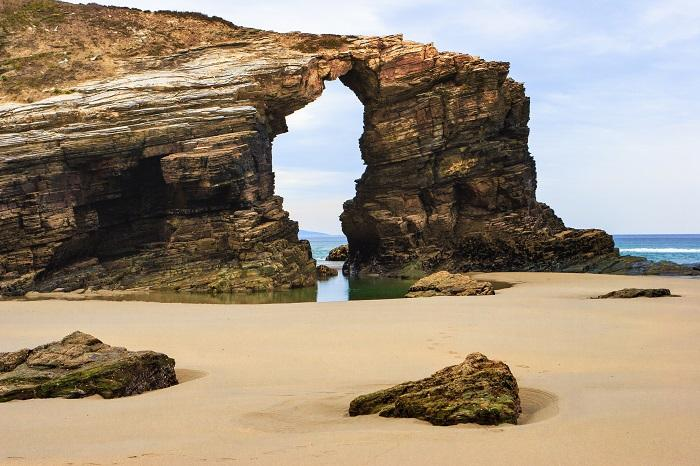
#> input picture 2.png, 700 x 466 px
$ jupyter execute erosionPractica.ipynb
#> lines starting #> are read from the running program, lines starting #| are printed output that depends on the picture; after the words box and inside, x2 and y2 are one past the last pixel; in counts of white or black regions, pixels touching at a corner belong together
TRANSFORMADA HIT-OR-MISS

[cell 1]
import cv2
import numpy as np
import matplotlib.pyplot as plt

imagen = cv2.imread('2.png', cv2.IMREAD_GRAYSCALE)
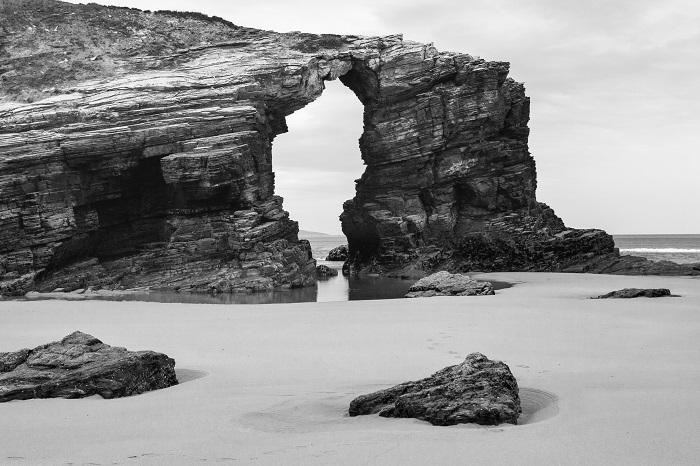
#> imagen: shape (466, 700); min 0, max 255, mean 144.3

_, img_binaria = cv2.threshold(imagen, 127, 255, cv2.THRESH_BINARY)
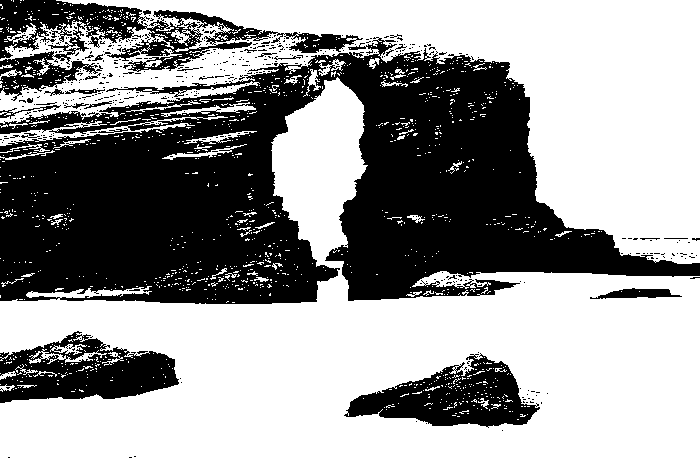
#> img_binaria: shape (466, 700); 60.3% white; 487 black regions (461 under 20 px), largest, box (x1, y1, x2, y2) and area: (0, 37, 700, 304) 101275, (0, 0, 363, 101) 10723, (0, 331, 179, 403) 7496

# Elemento estructurante para Hit-or-Miss
kernel1 = np.array([[0,1,0],
                    [1,1,1],
                    [0,1,0]], dtype=np.uint8)

hitormiss = cv2.morphologyEx(img_binaria, cv2.MORPH_HITMISS, kernel1)
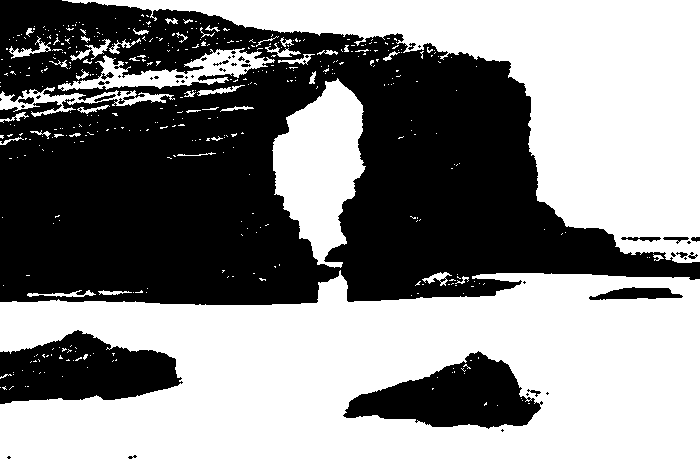
#> hitormiss: shape (466, 700); 54.2% white; 47 black regions (30 under 20 px), largest, box (x1, y1, x2, y2) and area: (0, 0, 700, 305) 130338, (0, 330, 183, 404) 9030, (343, 351, 543, 429) 8549

plt.figure(figsize=(10,5))
plt.subplot(1, 3, 1)
plt.title("Imagen Original")
plt.imshow(imagen, cmap='gray')
plt.axis("off")

plt.subplot(1, 3, 2)
plt.title("Imagen Binaria")
plt.imshow(img_binaria, cmap='gray')
plt.axis("off")

plt.subplot(1, 3, 3)
plt.title("Hit-or-Miss")
plt.imshow(hitormiss, cmap='gray')
plt.axis("off")

plt.show()

TRANFORMACIONES GEODESICAS

Erosión , Dilatación


[cell 2]
import cv2
import numpy as np
import matplotlib.pyplot as plt
from skimage.morphology import reconstruction

imagen = cv2.imread('2.png', cv2.IMREAD_GRAYSCALE)

_, imgBin = cv2.threshold(imagen, 0, 255, cv2.THRESH_BINARY + cv2.THRESH_OTSU)
#> imgBin: shape (466, 700); 59.8% white; 448 black regions (421 under 20 px), largest, box (x1, y1, x2, y2) and area: (0, 37, 700, 304) 102070, (0, 0, 363, 101) 11240, (0, 331, 182, 403) 7660
imgBin_bool = imgBin.astype(bool)
img2 = np.copy(imgBin_bool)
mask = imgBin_bool

# Erosión geodésica
ero_geodesica = reconstruction(img2, mask, method='erosion')
# Dilatación geodésica
dila_geodesica = reconstruction(img2, mask, method='dilation')

plt.figure(figsize=(10,5))

plt.subplot(1, 4, 1)
plt.title("Imagen Original")
plt.imshow(imagen, cmap='gray')
plt.axis("off")

plt.subplot(1, 4, 2)
plt.title("Imagen Binaria")
plt.imshow(imgBin, cmap='gray')
plt.axis("off")

plt.subplot(1, 4, 3)
plt.title("Erosión Geodésica")
plt.imshow(ero_geodesica, cmap='gray')
plt.axis("off")

plt.subplot(1, 4, 4)
plt.title("Dilatación Geodésica")
plt.imshow(dila_geodesica, cmap='gray')
plt.axis("off")

plt.show()

Iteracion Con For

[cell 3]
import cv2
import numpy as np
import matplotlib.pyplot as plt
from skimage.data import checkerboard

imagen = np.zeros((300, 300), dtype=np.uint8)
imagen = cv2.circle(imagen, (200, 100), 40, 255, -1)
imagen = cv2.rectangle(imagen, (50, 50), (100, 100), 255, -1)
imagen = cv2.line(imagen, (250, 50), (280, 200), 255, 10)

check = checkerboard() > 8.5
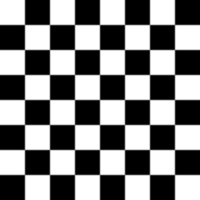
#> input picture skimage.data.checkerboard(), 200 x 200 px
#> check: shape (200, 200) bool; 56.8% white; 32 black regions, largest, box (x1, y1, x2, y2) and area: (176, 0, 200, 24) 576, (0, 176, 24, 200) 576, (26, 0, 49, 24) 552
check = check.astype(np.uint8) * 255

plt.figure(figsize=(10, 5))
plt.subplot(1, 2, 1)
plt.imshow(imagen, cmap='gray')
plt.title('Figuras Geométricas')
plt.axis('off')

plt.subplot(1, 2, 2)
plt.imshow(check, cmap='gray')
plt.title('Checkerboard')
plt.axis('off')
plt.show()
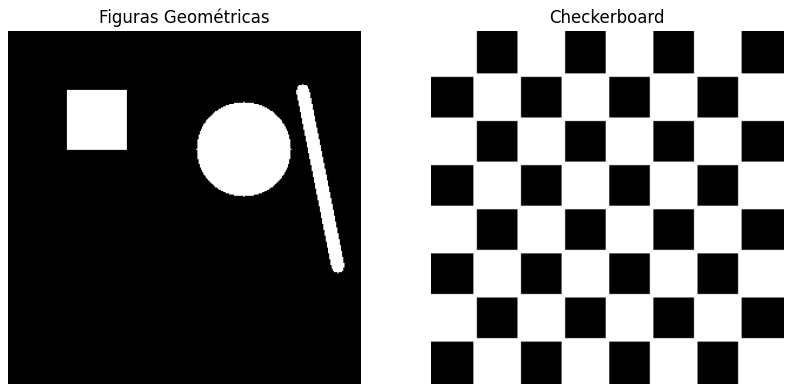
#> figure drawn by matplotlib, 2 panels

kernel_ellipse = cv2.getStructuringElement(cv2.MORPH_ELLIPSE, (9, 9))
# Erosión y dilatación con distintos iterationes
plt.figure(figsize=(15, 6))
for i, it in enumerate([1, 2, 3]):
    eroded = cv2.erode(imagen, kernel_ellipse, iterations=it)
    dilated = cv2.dilate(imagen, kernel_ellipse, iterations=it)


    plt.subplot(2, 3, i + 1)
    plt.imshow(eroded, cmap='gray')
    plt.title(f'Erode Ellipse (iter={it})')
    plt.axis('off')

    plt.subplot(2, 3, i + 4)
    plt.imshow(dilated, cmap='gray')
    plt.title(f'Dilate Ellipse (iter={it})')
    plt.axis('off')

plt.show()

kernel_ellipse = cv2.getStructuringElement(cv2.MORPH_ELLIPSE, (9, 9))
# Erosión y dilatación con distintos iterationes
plt.figure(figsize=(15, 6))
for i, it in enumerate([1, 2, 3]):
    eroded = cv2.erode(check, kernel_ellipse, iterations=it)
    dilated = cv2.dilate(check, kernel_ellipse, iterations=it)

    plt.subplot(2, 3, i + 1)
    plt.imshow(eroded, cmap='gray')
    plt.title(f'Erode checkerboard Ellipse (iter={it})')
    plt.axis('off')

    plt.subplot(2, 3, i + 4)
    plt.imshow(dilated, cmap='gray')
    plt.title(f'Dilate checkerboard Ellipse (iter={it})')
    plt.axis('off')
#> this loop made 3 passes
#> pass 1, `dilated = cv2.dilate(check, kernel_ellipse, iterations=it)`:
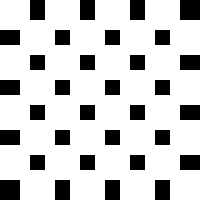
#> dilated: shape (200, 200); 78.9% white; 32 black regions, largest, box (x1, y1, x2, y2) and area: (180, 0, 200, 20) 400, (0, 180, 20, 200) 400, (30, 0, 45, 20) 300

plt.show()
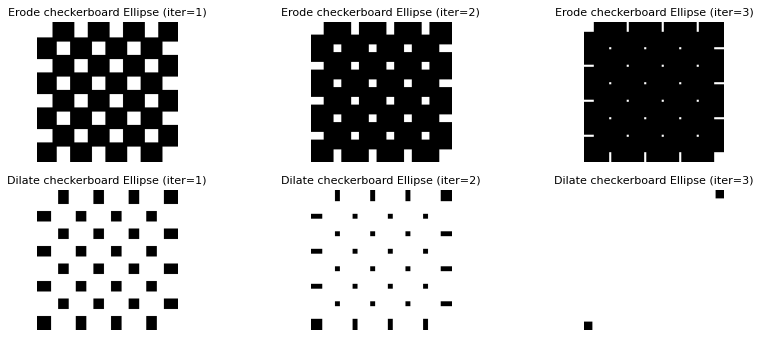
#> figure drawn by matplotlib, 6 panels

kernel_cross = cv2.getStructuringElement(cv2.MORPH_CROSS, (9, 9))
# Erosión y dilatación con distintos iterationes
plt.figure(figsize=(15, 6))
for i, it in enumerate([1, 2, 3]):
    eroded = cv2.erode(imagen, kernel_cross, iterations=it)
    dilated = cv2.dilate(imagen, kernel_cross, iterations=it)

    plt.subplot(2, 3, i + 1)
    plt.imshow(eroded, cmap='gray')
    plt.title(f'Erode Cross (iter={it})')
    plt.axis('off')

    plt.subplot(2, 3, i + 4)
    plt.imshow(dilated, cmap='gray')
    plt.title(f'Dilate Cross (iter={it})')
    plt.axis('off')
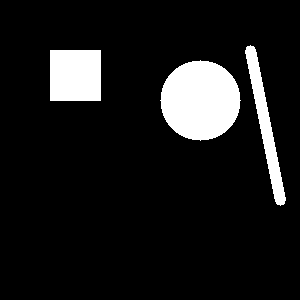
#> imagen: shape (300, 300); 10.5% white; 3 white regions, box (x1, y1, x2, y2) and area: (160, 60, 241, 141) 5025, (50, 50, 101, 101) 2601, (245, 45, 286, 206) 1793

plt.show()

kernel_cross = cv2.getStructuringElement(cv2.MORPH_CROSS, (9, 9))
# Erosión y dilatación con distintos iterationes
plt.figure(figsize=(15, 6))
for i, it in enumerate([1, 2, 3]):
    eroded = cv2.erode(check, kernel_cross, iterations=it)
    dilated = cv2.dilate(check, kernel_cross, iterations=it)

    plt.subplot(2, 3, i + 1)
    plt.imshow(eroded, cmap='gray')
    plt.title(f'Erode checkerboard Cross (iter={it})')
    plt.axis('off')

    plt.subplot(2, 3, i + 4)
    plt.imshow(dilated, cmap='gray')
    plt.title(f'Dilate checkerboard Cross (iter={it})')
    plt.axis('off')
#> this loop made 3 passes
#> pass 1, `eroded = cv2.erode(check, kernel_cross, iterations=it)`:
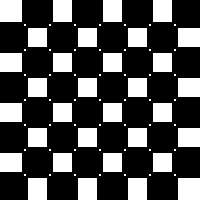
#> eroded: shape (200, 200); 31.7% white; 81 white regions (49 under 20 px), largest, box (x1, y1, x2, y2) and area: (0, 0, 22, 22) 484, (178, 178, 200, 200) 484, (53, 0, 72, 22) 418

plt.show()

kernel_rect = cv2.getStructuringElement(cv2.MORPH_RECT, (9, 9))
# Erosión y dilatación con distintos iterationes
plt.figure(figsize=(15, 6))
for i, it in enumerate([1, 2, 3]):
    eroded = cv2.erode(imagen, kernel_rect, iterations=it)
    dilated = cv2.dilate(imagen, kernel_rect, iterations=it)

    plt.subplot(2, 3, i + 1)
    plt.imshow(eroded, cmap='gray')
    plt.title(f'Erode Rect (iter={it})')
    plt.axis('off')

    plt.subplot(2, 3, i + 4)
    plt.imshow(dilated, cmap='gray')
    plt.title(f'Dilate Rect (iter={it})')
    plt.axis('off')

plt.show()
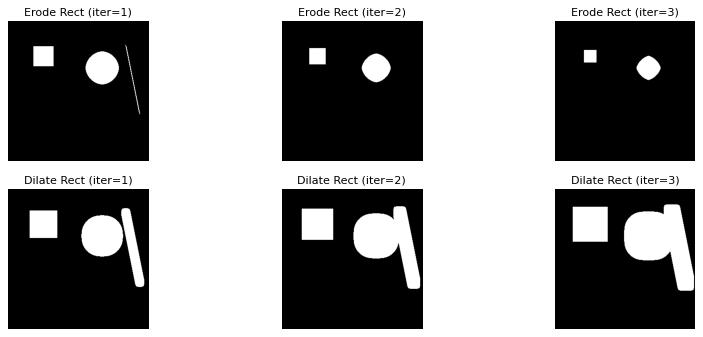
#> figure drawn by matplotlib, 6 panels

kernel_rect = cv2.getStructuringElement(cv2.MORPH_RECT, (9, 9))
# Erosión y dilatación con distintos iterationes
plt.figure(figsize=(15, 6))
for i, it in enumerate([1, 2, 3]):
    eroded = cv2.erode(check, kernel_rect, iterations=it)
    dilated = cv2.dilate(check, kernel_rect, iterations=it)

    plt.subplot(2, 3, i + 1)
    plt.imshow(eroded, cmap='gray')
    plt.title(f'Erode checkerboard Rect (iter={it})')
    plt.axis('off')

    plt.subplot(2, 3, i + 4)
    plt.imshow(dilated, cmap='gray')
    plt.title(f'Dilate checkerboard Rect (iter={it})')
    plt.axis('off')

plt.show()

$ run again, with 3.png copied over 2.png
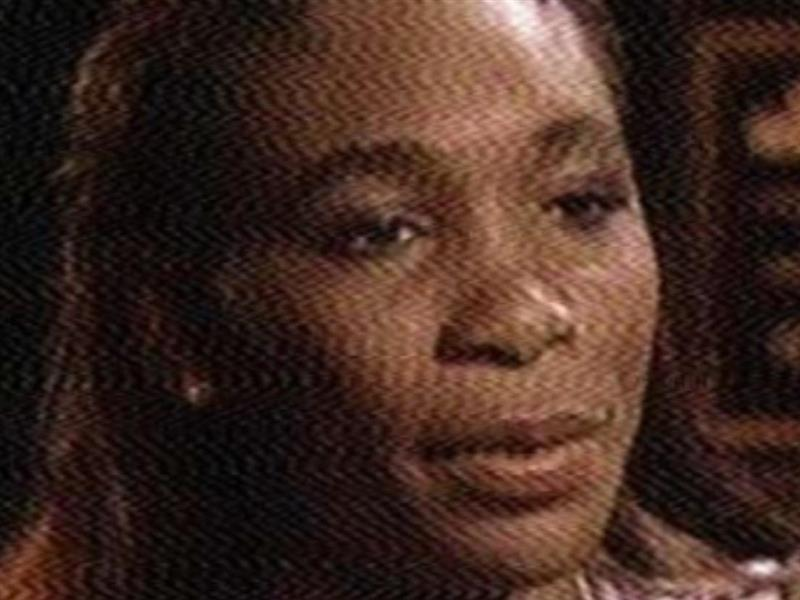
#> input picture 3.png, 800 x 600 px
#> `_, img_binaria = cv2.threshold(imagen, 127, 255, cv2.THRESH_BINARY)`:
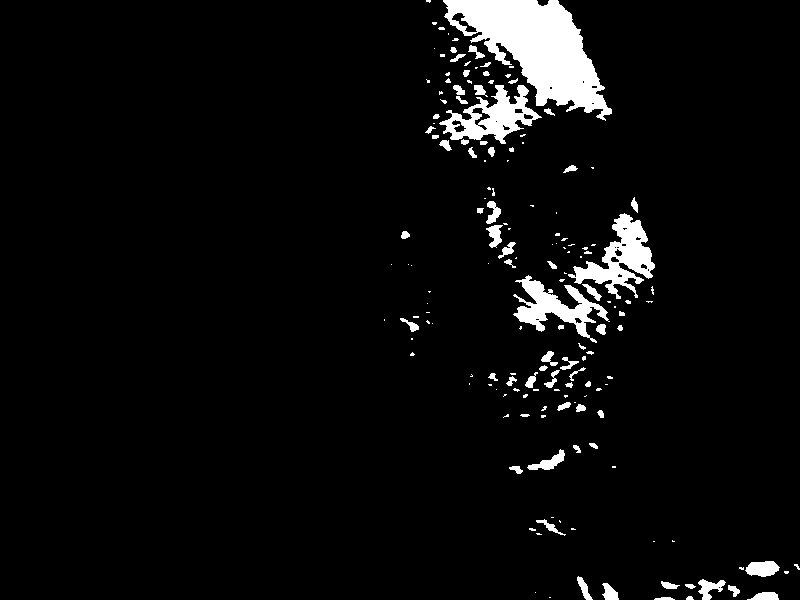
#> img_binaria: shape (600, 800); 4.9% white; 167 white regions (97 under 20 px), largest, box (x1, y1, x2, y2) and area: (443, 0, 612, 121) 9677, (568, 213, 655, 299) 2877, (439, 85, 542, 144) 2539
#> hitormiss: shape (600, 800); 3.8% white; 132 white regions (92 under 20 px), largest, box (x1, y1, x2, y2) and area: (444, 0, 611, 119) 9020, (574, 214, 654, 293) 2254, (440, 86, 539, 143) 1915
#> imgBin: shape (600, 800); 28% white; 160 white regions (101 under 20 px), largest, box (x1, y1, x2, y2) and area: (311, 0, 800, 600) 124745, (342, 175, 434, 229) 2162, (750, 84, 800, 156) 1923
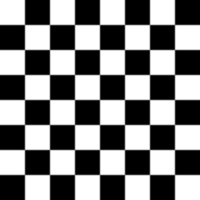
#> input picture skimage.data.checkerboard(), 200 x 200 px
